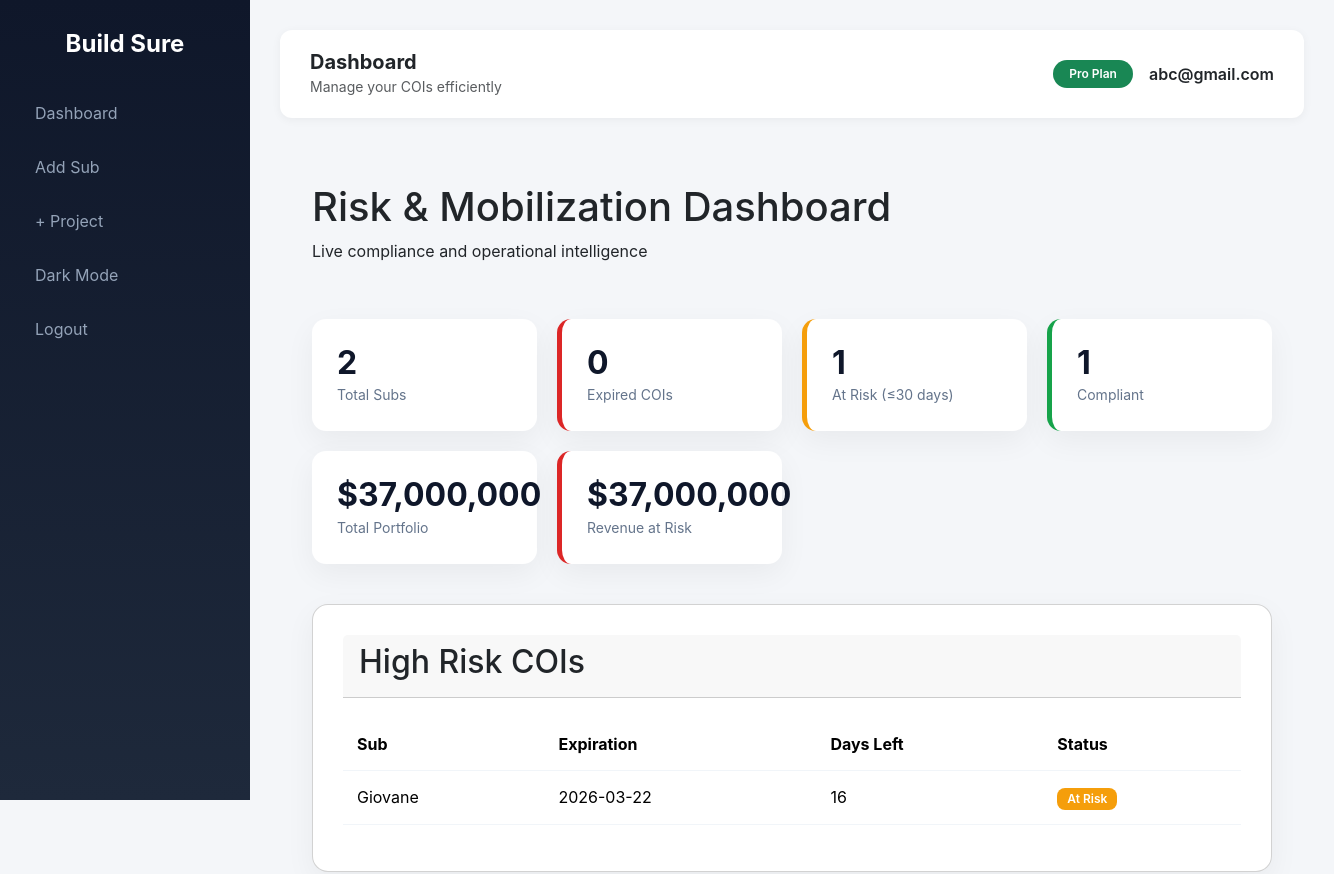
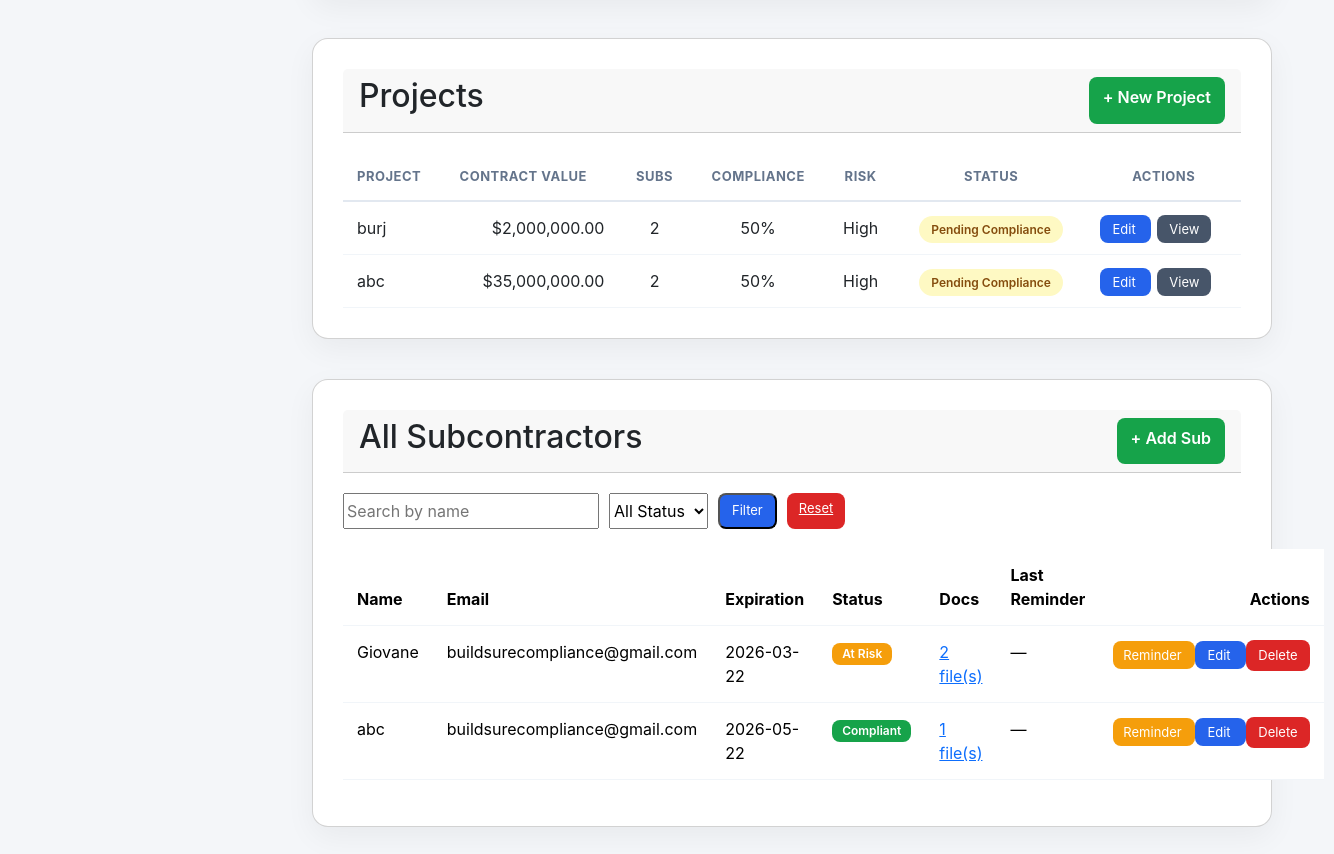
Page /dashboard (signed in) on the earlier database version (2 pictures, top to bottom).
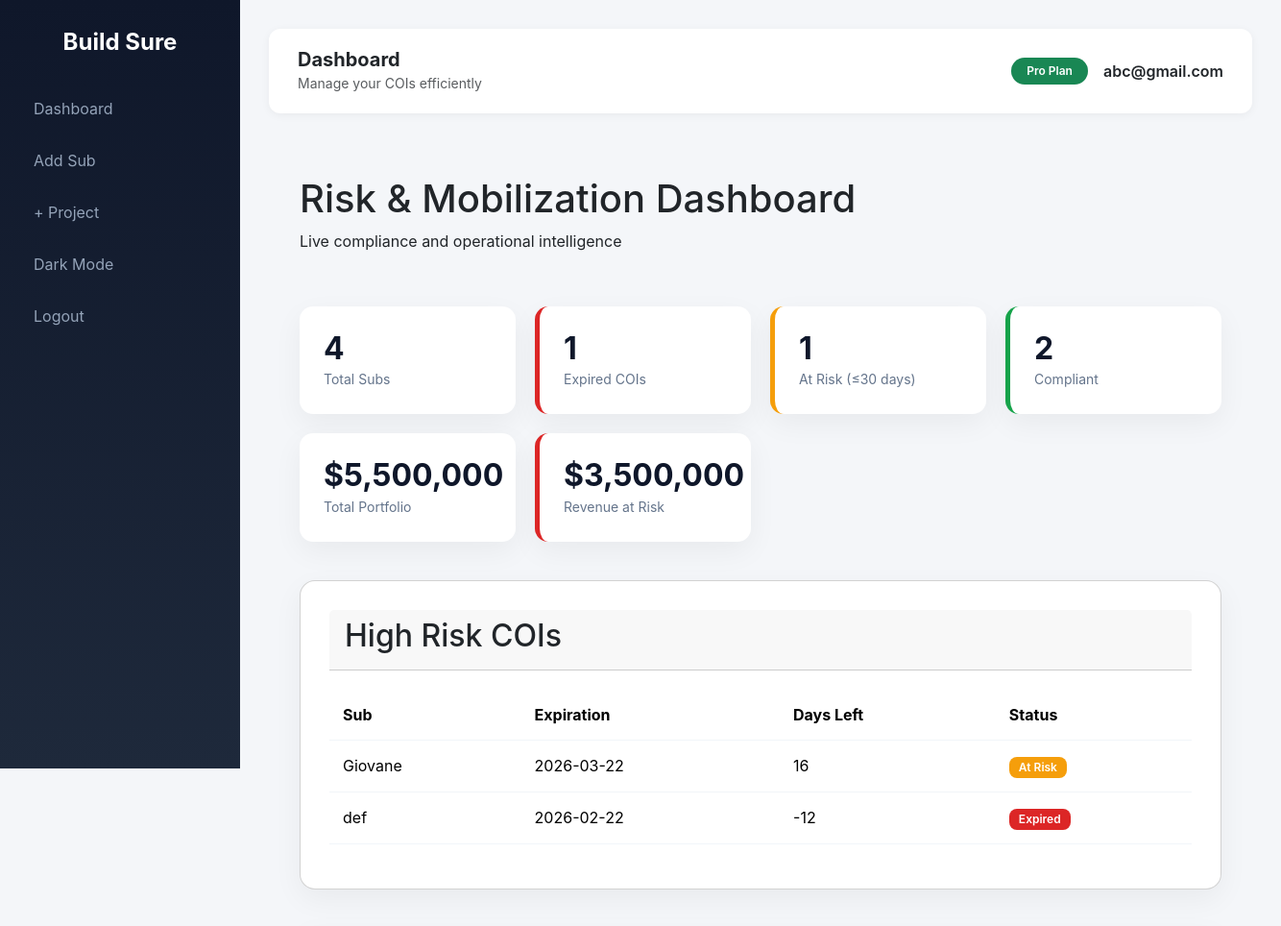
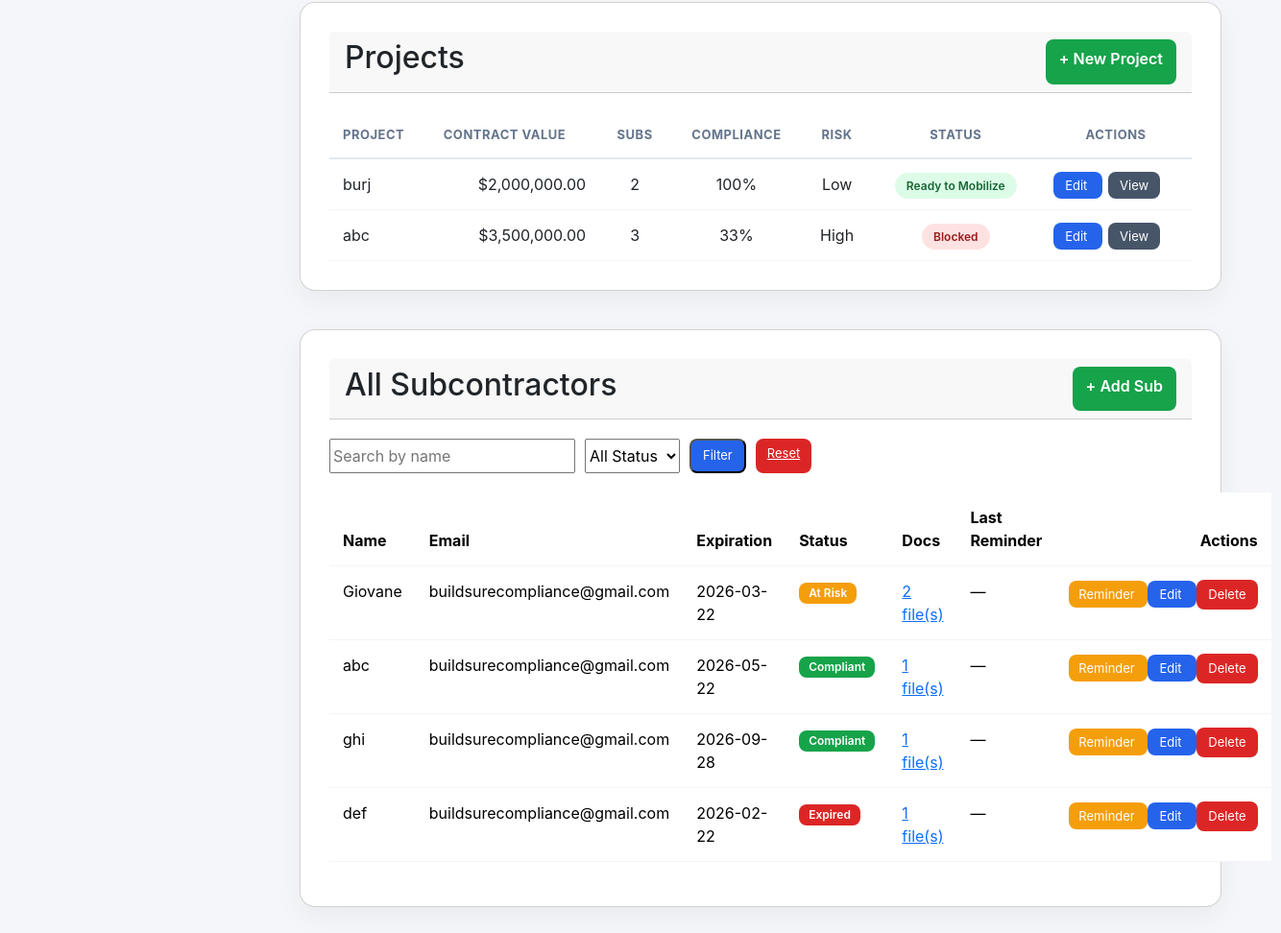
Same page on the later database version (2 pictures, top to bottom).
### main.py (models this page shows)
class User(db.Model, UserMixin):
    id = db.Column(db.Integer, primary_key=True)
    email = db.Column(db.String(120), unique=True, nullable=False)
    password = db.Column(db.String(200), nullable=False)
    timezone = db.Column(db.String(50), default="US/Eastern")
    paid = db.Column(db.Boolean, default=False)
    subs = db.relationship(
        'Subcontractor',
        backref='owner',
        cascade="all, delete-orphan",
        lazy=True
    )

class Subcontractor(db.Model):
    id = db.Column(db.Integer, primary_key=True)
    user_id = db.Column(
        db.Integer,
        db.ForeignKey('user.id'),
        nullable=False
    )
    name = db.Column(db.String(150))
    email = db.Column(db.String(150))
    phone = db.Column(db.String(30))
    role = db.Column(db.String(100))
    timezone = db.Column(db.String(50))
    coi_expiration = db.Column(db.Date)
    last_reminder_sent = db.Column(db.DateTime)
    documents = db.relationship(
        "Document",
        backref="sub",
        lazy=True,
        cascade="all, delete-orphan"
    )
    @property
    def days_left(self):
        if not self.coi_expiration:
            return None
        return (self.coi_expiration - date.today()).days
    @property
    def computed_status(self):
        days = self.days_left
        if days is None:
            return "compliant"
        if days < 0:
            return "expired"
        elif days <= 30:
            return "at_risk"
        else:
            return "compliant"

class Project(db.Model):
    id = db.Column(db.Integer, primary_key=True)
    name = db.Column(db.String(200))
    contract_value = db.Column(db.Float)
    user_id = db.Column(db.Integer, db.ForeignKey("user.id"))
    subs = db.relationship("ProjectSubcontractor", backref="project")
    @property
    def compliance_score(self):
        if not self.subs:
            return 100
        total = len(self.subs)
        compliant = 0
        for ps in self.subs:
            if ps.subcontractor.computed_status == "compliant":
                compliant += 1
        return int((compliant / total) * 100)
    @property
    def risk_level(self):
        score = self.compliance_score
        if score == 100:
            return "Low"
        if score >= 70:
            return "Medium"
        return "High"
    @property
    def mobilization_status(self):
        has_expired = False
        has_risk = False
        for ps in self.subs:
            status = ps.subcontractor.computed_status
            if status == "expired":
                has_expired = True
            elif status == "at_risk":
                has_risk = True
        if has_expired:
            return "Blocked"
        if has_risk:
            return "Pending Compliance"
        return "Ready to Mobilize"

### main.py (the view)
@app.route("/dashboard")
@login_required
def dashboard():
    status_filter = request.args.get("status")
    search = request.args.get("search")
    query = Subcontractor.query.filter_by(
        user_id=current_user.id
    )
    if search:
        query = query.filter(Subcontractor.name.ilike(f"%{search}%"))
    subs = query.all()
    if status_filter:
        subs = [s for s in subs if s.computed_status == status_filter]
    def risk_priority(s):
        if s.computed_status == "expired":
            return -999
        if s.computed_status == "at_risk":
            return s.days_left or 0
        return 999
    top_risk = sorted(subs, key=risk_priority)
    projects = Project.query.filter_by(
        user_id=current_user.id
    ).all()
    total_portfolio = 0
    revenue_at_risk = 0
    for project in projects:
        contract_value = project.contract_value or 0
        total_portfolio += contract_value
        if project.mobilization_status != "Ready to Mobilize":
            revenue_at_risk += contract_value
    return render_template(
        "dashboard.html",
        subs=subs,
        top_risk=top_risk,
        projects=projects,
        total_portfolio=total_portfolio,
        revenue_at_risk=revenue_at_risk
    )

### main.py (called while the page is built)
@login_manager.user_loader
def load_user(user_id):
    return db.session.get(User, int(user_id))

### templates/dashboard.html (shortened to what this page needs)
{% extends "base.html" %}
{% block content %}
<div class="container">
<div class="top-bar">
    <div>
        <h1>Risk & Mobilization Dashboard</h1>
        <p>Live compliance and operational intelligence</p>
    </div>
</div>
<div class="kpi-grid">
    <div class="kpi-card">
        <h3>{{ subs|length }}</h3>
        <span>Total Subs</span>
    </div>
    <div class="kpi-card danger">
        <h3>
            {{ subs|selectattr("computed_status","equalto","expired")|list|length }}
        </h3>
        <span>Expired COIs</span>
    </div>
    <div class="kpi-card warning">
        <h3>
            {{ subs|selectattr("computed_status","equalto","at_risk")|list|length }}
        </h3>
        <span>At Risk (≤30 days)</span>
    </div>
    <div class="kpi-card success">
        <h3>
            {{ subs|selectattr("computed_status","equalto","compliant")|list|length }}
        </h3>
        <span>Compliant</span>
    </div>
    <div class="kpi-card">
        <h3>${{ "{:,.0f}".format(total_portfolio or 0) }}</h3>
        <span>Total Portfolio</span>
    </div>
    <div class="kpi-card danger">
        <h3>${{ "{:,.0f}".format(revenue_at_risk or 0) }}</h3>
        <span>Revenue at Risk</span>
    </div>
</div>
<div class="card">
    <div class="card-header">
        <h2>High Risk COIs</h2>
    </div>
    <table class="table">
        <thead>
            <tr>
                <th>Sub</th>
                <th>Expiration</th>
                <th>Days Left</th>
                <th>Status</th>
            </tr>
        </thead>
        <tbody>
        {% for sub in subs %}
        {% if sub.computed_status != "compliant" %}
        <tr class="
            {% if sub.computed_status == 'expired' %}row-danger
            {% elif sub.computed_status == 'at_risk' %}row-warning
            {% endif %}
        ">
            <td>{{ sub.name }}</td>
            <td>
                {{ sub.coi_expiration if sub.coi_expiration else "—" }}
            </td>
            <td>
                {{ sub.days_left if sub.days_left is not none else "—" }}
            </td>
            <td>
                {% if sub.computed_status == "expired" %}
                    <span class="badge badge-danger">Expired</span>
                {% elif sub.computed_status == "at_risk" %}
                    <span class="badge badge-warning">At Risk</span>
                {% endif %}
            </td>
        </tr>
        {% endif %}
        {% endfor %}
        </tbody>
    </table>
</div>
<div class="card">
<div class="card-header">
    <h2>Projects</h2>
    <a href="{{ url_for('add_project') }}" class="btn-add">
        + New Project
    </a>
</div>
<table class="styled-table">
<thead>
<tr>
    <th>Project</th>
    <th class="text-right">Contract Value</th>
    <th class="text-center">Subs</th>
    <th class="text-center">Compliance</th>
    <th class="text-center">Risk</th>
    <th class="text-center">Status</th>
    <th class="text-center">Actions</th>
</tr>
</thead>
<tbody>
{% for project in projects %}
<tr>
<td>{{ project.name }}</td>
<td class="text-right">
    ${{ "{:,.2f}".format(project.contract_value or 0) }}
</td>
<td class="text-center">
    {{ project.subs|length }}
</td>
<td class="text-center">
<div class="score-pill">
{{ project.compliance_score }}%
</div>
</td>
<td class="text-center">
{% if project.risk_level == "Low" %}
<span class="risk-low">Low</span>
{% elif project.risk_level == "Medium" %}
<span class="risk-medium">Medium</span>
{% else %}
<span class="risk-high">High</span>
{% endif %}
</td>
<td class="text-center">
<span class="status-badge
    {% if project.mobilization_status == 'Ready to Mobilize' %}
        status-ready
    {% elif project.mobilization_status == 'Pending Compliance' %}
        status-pending
    {% else %}
        status-blocked
    {% endif %}
">
    {{ project.mobilization_status }}
</span>
</td>
<td class="actions-cell">
<a href="{{ url_for('edit_project', project_id=project.id) }}"
   class="btn-edit">
   Edit
</a>
<a href="{{ url_for('view_project', project_id=project.id) }}"
   class="btn-view">
   View
</a>
</td>
</tr>
{% endfor %}
</tbody>
</table>
</div>
<div class="card">
<div class="card-header">
<h2>All Subcontractors</h2>
<a href="{{ url_for('add_sub') }}" class="btn-add">
+ Add Sub
</a>
</div>
<form method="GET" style="margin-bottom:20px; display:flex; gap:10px;">
<input type="text"
       name="search"
       placeholder="Search by name"
       value="{{ request.args.get('search','') }}">
<select name="status">
<option value="">All Status</option>
</select>
<button type="submit" class="btn-edit">
Filter
</button>
<a href="{{ url_for('dashboard') }}" class="btn-delete">
Reset
</a>
</form>
<table class="table">
<thead>
<tr>
<th>Name</th>
<th>Email</th>
<th>Expiration</th>
<th>Status</th>
<th>Docs</th>
<th>Last Reminder</th>
<th style="text-align:right;">Actions</th>
</tr>
</thead>
<tbody>
{% for sub in subs %}
<tr class="
{% if sub.computed_status == 'expired' %}row-danger
{% elif sub.computed_status == 'at_risk' %}row-warning
{% endif %}
">
<td>{{ sub.name }}</td>
<td>{{ sub.email }}</td>
<td>
{{ sub.coi_expiration if sub.coi_expiration else "—" }}
</td>
<td>
{% if sub.computed_status == "expired" %}
<span class="badge badge-danger">Expired</span>
{% elif sub.computed_status == "at_risk" %}
<span class="badge badge-warning">At Risk</span>
{% else %}
<span class="badge badge-success">Compliant</span>
{% endif %}
</td>
<td>
{% if sub.documents %}
<a href="{{ url_for('view_sub_documents', sub_id=sub.id) }}">
{{ sub.documents|length }} file(s)
</a>
{% else %}
—
{% endif %}
</td>
<td>
{% if sub.last_reminder_sent %}
{{ sub.last_reminder_sent.strftime("%m/%d/%Y %H:%M") }}
{% else %}
—
{% endif %}
</td>
<td style="text-align:right; white-space:nowrap;">
<a href="{{ url_for('send_reminder', sub_id=sub.id) }}"
   class="btn-warning">
Reminder
</a>
<a href="{{ url_for('edit_sub', id=sub.id) }}"
   class="btn-edit">
Edit
</a>
<form method="POST"
      action="{{ url_for('delete_sub', id=sub.id) }}"
      style="display:inline;">
<button type="submit" class="btn-delete">
Delete
</button>
</form>
</td>
</tr>
{% endfor %}
</tbody>
</table>
</div>
</div>
{% endblock %}

### templates/base.html (shortened to what this page needs)
<!DOCTYPE html>
<html lang="en">
<head>
    <link href="https://cdn.jsdelivr.net/npm/bootstrap@5.3.2/dist/css/bootstrap.min.css" rel="stylesheet">
</head>
<body>
{% if current_user.is_authenticated %}
<div class="sidebar">
    <h4>Build Sure</h4>
    <a href="{{ url_for('dashboard') }}">Dashboard</a>
    <a href="{{ url_for('add_sub') }}">Add Sub</a>
    <a href="{{ url_for('add_project') }}" class="nav-btn">
    + Project
</a>
    <a href="#" id="toggleDark">Dark</a>
    <a href="{{ url_for('logout') }}">Logout</a>
</div>
{% endif %}
<div class="{% if current_user.is_authenticated %}main-content{% endif %}">
{% if current_user.is_authenticated %}
<div class="navbar-top d-flex justify-content-between align-items-center">
    <div class="d-flex align-items-center gap-3">
        <div>
            <h5 class="mb-0 fw-bold">Dashboard</h5>
            <small class="text-muted">Manage your COIs efficiently</small>
        </div>
    </div>
    <div class="d-flex align-items-center gap-3">
        <span class="badge bg-success rounded-pill px-3 py-2">
            Pro Plan
        </span>
        <span class="fw-semibold">{{ current_user.email }}</span>
    </div>
</div>
{% endif %}
<div class="position-fixed top-0 end-0 p-3" style="z-index: 9999">
</div>
<div class="container-fluid">
    {% block content %}{% endblock %}
</div>
</div>
</body>
</html>

### templates/base.html (style rules this page uses)
body { background-color: #f4f6f9; font-family: 'Inter', sans-serif; transition: background-color 0.3s ease, color 0.3s ease; }
.sidebar { height: 100vh; position: fixed; width: 250px; background: linear-gradient(180deg, #0f172a, #1e293b); color: white; padding-top: 30px; transition: transform 0.3s ease; }
.sidebar h4 { text-align: center; margin-bottom: 30px; font-weight: 700; }
.sidebar a { color: #94a3b8; text-decoration: none; display: block; padding: 12px 20px; border-radius: 10px; margin: 6px 15px; transition: 0.2s ease; }
.main-content { margin-left: 250px; padding: 30px; transition: margin-left 0.3s ease; }
.navbar-top { background: white; padding: 20px 30px; border-radius: 12px; margin-bottom: 25px; box-shadow: 0 2px 10px rgba(0,0,0,0.05); transition: background 0.3s ease; }

### templates/dashboard.html (style rules this page uses)
.container { max-width:1300px; margin:auto; padding:40px 20px; }
.top-bar { display:flex; justify-content:space-between; margin-bottom:40px; }
.kpi-grid { display:grid; grid-template-columns:repeat(auto-fit,minmax(220px,1fr)); gap:20px; margin-bottom:40px; }
.kpi-card { background:white; padding:25px; border-radius:14px; box-shadow:0 10px 30px rgba(0,0,0,0.05); }
.kpi-card h3 { margin:0; font-size:32px; font-weight:700; color:#0f172a; }
.kpi-card span { color:#64748b; font-size:14px; }
.kpi-card.danger { border-left:5px solid #dc2626; }
.kpi-card.warning { border-left:5px solid #f59e0b; }
.kpi-card.success { border-left:5px solid #16a34a; }
.card { background:white; padding:30px; border-radius:16px; margin-bottom:40px; box-shadow:0 10px 30px rgba(0,0,0,0.05); }
.card-header { display:flex; justify-content:space-between; margin-bottom:20px; }
.table { width:100%; border-collapse:collapse; }
.table th,.table td { padding:14px; border-bottom:1px solid #f1f5f9; }
.badge { padding:5px 10px; border-radius:8px; font-size:12px; font-weight:600; }
.badge-danger { background:#dc2626;color:white }
.badge-warning { background:#f59e0b;color:white }
.badge-success { background:#16a34a;color:white }
.row-danger { background:#fff1f1 }
.row-warning { background:#fff8e6 }
.btn-add { background:#16a34a; color:white; padding:8px 14px; border-radius:8px; text-decoration:none; font-weight:600; }
.btn-edit { background:#2563eb; color:white; padding:6px 12px; border-radius:8px; text-decoration:none; font-size:13px; }
.btn-delete { background:#dc2626; color:white; padding:6px 12px; border:none; border-radius:8px; font-size:13px; }
.btn-warning { background:#f59e0b; color:white; padding:6px 10px; border-radius:8px; text-decoration:none; font-size:13px; }
.btn-view { background:#475569; color:white; padding:6px 12px; border-radius:8px; text-decoration:none; font-size:13px; margin-left:6px; }
.styled-table { width:100%; border-collapse:collapse; }
.styled-table th { text-align:left; padding:14px; font-size:13px; text-transform:uppercase; letter-spacing:.5px; color:#64748b; border-bottom:2px solid #e2e8f0; }
.styled-table td { padding:14px; border-bottom:1px solid #f1f5f9; }
.text-right { text-align:right }
.text-center { text-align:center }
.status-badge { padding:6px 12px; border-radius:20px; font-size:12px; font-weight:600; }
.status-ready { background:#dcfce7; color:#166534; }
.status-blocked { background:#fee2e2; color:#991b1b; }

Differences in the rows shown:
added Subcontractor: name "def", coi_expiration "2026-02-22", coi_expiration "-12", shows "Expired", email "buildsurecompliance@gmail.com", documents|length "1"
computed for Project "burj": compliance_score "50" → "100"; mobilization_status "Pending Compliance" → "Ready to Mobilize"; text "High" → "Low"
changed Project "abc": contract_value "35,000,000.00" → "3,500,000.00"; subs|length "2" → "3"; compliance_score "50" → "33"; mobilization_status "Pending Compliance" → "Blocked"
added Subcontractor: name "ghi", email "buildsurecompliance@gmail.com", coi_expiration "2026-09-28", shows "Compliant", documents|length "1", shown under "All Subcontractors"
Other differences:
{{ subs|length }}: "2" → "4"
{{ subs|selectattr("computed_status","equalto","expired")|list|length }}: "0" → "1"
{{ subs|selectattr("computed_status","equalto","compliant")|list|length }}: "1" → "2"
{{ "{:,.0f}".format(total_portfolio or 0) }}: "37,000,000" → "5,500,000"
{{ "{:,.0f}".format(revenue_at_risk or 0) }}: "37,000,000" → "3,500,000"
